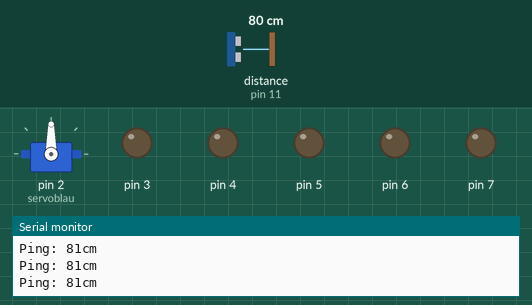
Recording of a sketch running on a simulated Arduino Uno, built with avr-gcc and run on an emulated ATmega328P. On the bench: servo, output pins drawn as LEDs (lit = HIGH), the last lines printed to the serial monitor. Inputs (shaded band) come from the test bench; at power-on: distance to the obstacle (sensor on pin 11) 80 cm. The echo pulse lasts 58.3 µs per cm.

Above: at 1.2 s.
1.3 s: distance to the obstacle (sensor on pin 11) set to 33 cm
2.8 s: distance to the obstacle (sensor on pin 11) set to 27 cm
At 3.5 s:
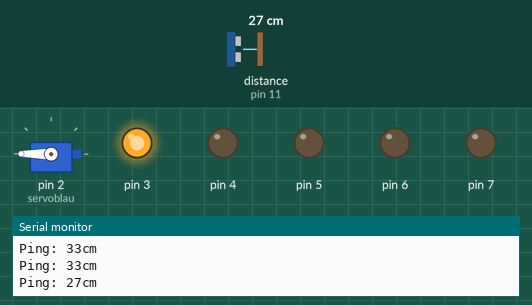
At 4.2 s:
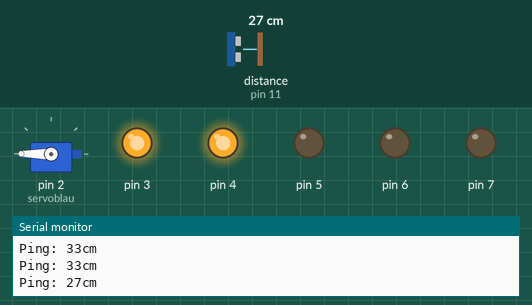
10.3 s: distance to the obstacle (sensor on pin 11) set to 2 cm
At 13.6 s:
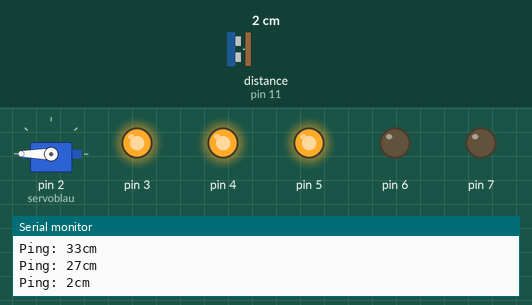
Timing chart, 0 to 14.3 s (numbered marks = the images above; inputs shaded):
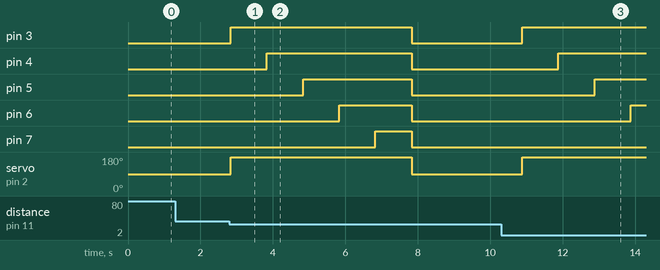

Measured:
- the behaviour switches between 31 and 30 cm on distance to the obstacle (sensor on pin 11) (found by bisection; images 0 and 1)
- after the input at 2.8 s, pin 3: LOW → HIGH at once, → LOW 5.0 s later; pin 4: LOW → HIGH after 1.0 s, → LOW 4.0 s later; pin 5: LOW → HIGH after 2.0 s, → LOW 3.0 s later; pin 6: LOW → HIGH after 3.0 s, → LOW 2.0 s later; pin 7: LOW → HIGH after 4.0 s, → LOW 1.0 s later

The sketch:

SimpleArduinoGarbageCan.ino
```cpp
// Arduino Micro

#include <Servo.h>
#include <NewPing.h>

#define TRIGGER_PIN  10  // Arduino pin tied to trigger pin on the ultrasonic sensor.
#define ECHO_PIN     11  // Arduino pin tied to echo pin on the ultrasonic sensor.
#define MAX_DISTANCE 100 // Maximum distance we want to ping for (in centimeters). Maximum sensor distance is rated at 400-500cm.

NewPing sonar(TRIGGER_PIN, ECHO_PIN, MAX_DISTANCE); // NewPing setup of pins and maximum distance.

Servo servoblau;

void setup() {
servoblau.attach(2);
for(int x = 3; x < 8; x++){
  pinMode(x, OUTPUT);
}
  Serial.begin(9600); // Open serial monitor at 115200 baud to see ping results.
}


void loop() {
  if(sonar.ping_cm() < 31){
    servoblau.write(180);
    for(int x = 3; x < 8; x++){
      digitalWrite(x, HIGH);
      delay(1000);
    }
    for(int x = 3; x < 8; x++){
    digitalWrite(x, LOW);
    }
    servoblau.write(90);
    delay(3000);
  }

  delay(50);                     // Wait 50ms between pings (about 20 pings/sec). 29ms should be the shortest delay between pings.
  Serial.print("Ping: ");
  Serial.print(sonar.ping_cm()); // Send ping, get distance in cm and print result (0 = outside set distance range)
  Serial.println("cm");
}
```
